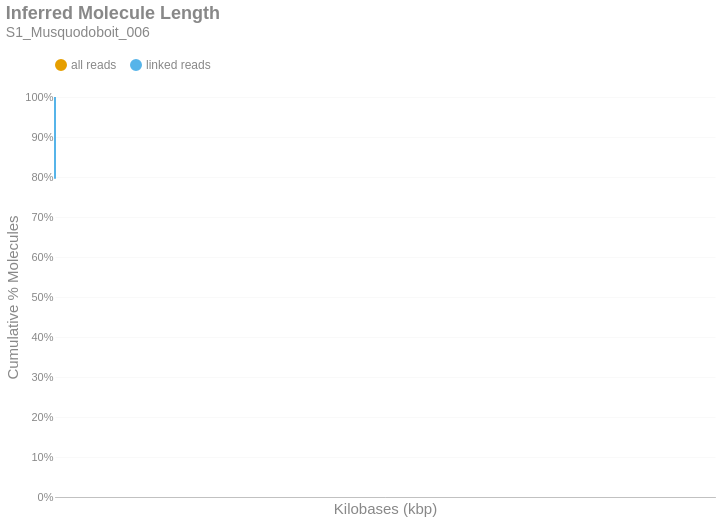

Write notebook code for a chart like this one.
### Markdown cell above
### Inferred Molecule Length
This is the cumulative frequency distribution of molecule lengths inferred from the first and last alignment positions along a contig for all alignments associated with a single linked-read barcode on a given contig.There are two distributions: one with `all` the alignments (yellow) and another with only `linked reads` (blue). The percent of molecules in the `linked reads` distribution is relative to the total number of linked molecules.

### Code cell
if SKIPLR:
    print_html(f"Skipped")
else:
    binned_df = consolidated_hist(valids['length_inferred']/1000, mask, 10, True)
    binned_df = binned_df.with_columns(
        pl.when(pl.col('bin').cast(pl.Utf8) == '0').then(pl.lit('1')).otherwise(pl.col('bin').cast(pl.Utf8)).alias('bin')
    )
    with SafeRender(binned_df):
        (
            density_plot(binned_df, 'Inferred Molecule Length', samplename, 'inferredlen')
            .transform_calculate(bin_kb='datum.bin / 1000')
            .encode(
                x=alt.X('bin_kb:Q', title="Kilobases (kbp)").scale(type='log', padding=0).axis(labelAngle=-40),
                y=alt.Y('value:Q', title='Cumulative % Molecules')
                    .axis(format='%')
                    .stack(False)
                    .scale(domainMin=0, domainMax=1,padding=0),
                color=alt.Color("key:N").scale(domain = ["all reads", "linked reads"]),
                tooltip = [
                    alt.Tooltip("key:N", title = "Data Type"),
                    alt.Tooltip("range_label:N", title="Kilobases"),
                    alt.Tooltip("value:Q", format = ".2%", title="% Molecules (Cum.)")
                ]
            )
        ).display()

### Figure 1 — Vega-Lite specification as saved in the notebook (floating-point values rounded to 4 significant figures)
{"width": "container", "height": 400, "config": {"title": {"anchor": "start", "dy": -15, "fontSize": 18, "color": "#888888", "subtitleColor": "#888888", "subtitleFontSize": 14}, "arc": {"fill": "#0072B2"}, "axis": {"domainColor": "#888888", "domainWidth": 0.5, "gridWidth": 0.2, "grid": false, "titleFontWeight": 400, "titleFontSize": 15, "labelFontSize": 11, "labelColor": "#888888", "tickColor": "#888888", "tickWidth": 0.2, "titleColor": "#888888"}, "axisBand": {"grid": false}, "axisX": {"grid": true, "tickSize": 10, "domainCap": "round"}, "axisY": {"domain": false, "grid": true, "tickSize": 0, "domainCap": "round"}, "background": "transparent", "header": {"labelFontSize": 15, "labelColor": "#888888", "titleFontSize": 15, "titleFontWeight": 600, "titleColor": "#888888"}, "legend": {"labelFont": "sans-serif", "labelFontSize": 12, "labelColor": "#888888", "symbolSize": 100, "symbolType": "circle", "titleFontSize": 12, "titlePadding": 10, "titleColor": "#888888", "title": null, "orient": "top"}, "range": {"category": ["#E69F00", "#56B4E9", "#009E73", "#F0E442", "#0072B2", "#D55E00", "#CC79A7", "#000000"], "diverging": ["#cfe8f3", "#a2d4ec", "#73bfe2", "#46abdb", "#1696d2", "#12719e"]}, "area": {"fill": "#0072B2", "fillOpacity": 0.7, "line": true, "strokeOpacity": 0.7}, "line": {"color": "#0072B2", "stroke": "#0072B2", "strokeWidth": 2}, "trail": {"color": "#0072B2", "stroke": "#0072B2", "strokeWidth": 0, "size": 1}, "point": {"filled": true, "fillOpacity": 1.0, "size": 95}, "text": {"color": "#888888", "fontSize": 11, "align": "right", "fontWeight": 400, "size": 11}, "bar": {"fill": "#0072B2", "stroke": null}, "view": {"stroke": null, "continuousWidth": 660, "continuousHeight": 400}}, "data": {"name": "data-56ec80365d349583527f3f30b5d85e9e"}, "mark": {"type": "line", "interpolate": "monotone", "point": {"opacity": 0, "size": 275}}, "encoding": {"color": {"field": "key", "scale": {"domain": ["all reads", "linked reads"]}, "type": "nominal"}, "tooltip": [{"field": "key", "title": "Data Type", "type": "nominal"}, {"field": "range_label", "title": "Kilobases", "type": "nominal"}, {"field": "value", "format": ".2%", "title": "% Molecules (Cum.)", "type": "quantitative"}], "x": {"axis": {"labelAngle": -40}, "field": "bin_kb", "scale": {"type": "log", "padding": 0}, "title": "Kilobases (kbp)", "type": "quantitative"}, "y": {"axis": {"format": "%"}, "field": "value", "scale": {"domainMin": 0, "domainMax": 1, "padding": 0}, "stack": false, "title": "Cumulative % Molecules", "type": "quantitative"}}, "params": [{"name": "param_c36ac31b6afebe62", "select": {"type": "point", "fields": ["key"]}, "bind": "legend"}], "title": {"text": "Inferred Molecule Length", "subtitle": "S1_Musquodoboit_006"}, "transform": [{"fold": ["all reads (cumsum)", "linked reads (cumsum)"]}, {"calculate": "replace(datum.key, ' (cumsum)', '')", "as": "key"}, {"filter": {"param": "param_c36ac31b6afebe62"}}, {"calculate": "datum.bin / 1000", "as": "bin_kb"}], "usermeta": {"embedOptions": {"downloadFileName": "S1_Musquodoboit_006.inferredlen"}}, "$schema": "https://vega.github.io/schema/vega-lite/v6.1.0.json", "datasets": {"data-56ec80365d349583527f3f30b5d85e9e": [{"bin": "0.0", "interval": "0.0-10.0", "all reads": 0.9874, "linked reads": 0.7959, "all reads (cumsum)": 0.9874, "linked reads (cumsum)": 0.7959, "range_label": "0-9"}, {"bin": "10.0", "interval": "10.0-20.0", "all reads": 0.005787, "linked reads": 0.09309, "all reads (cumsum)": 0.9931, "linked reads (cumsum)": 0.889, "range_label": "10-19"}, {"bin": "20.0", "interval": "20.0-30.0", "all reads": 0.003422, "linked reads": 0.05556, "all reads (cumsum)": 0.9966, "linked reads (cumsum)": 0.9446, "range_label": "20-29"}, {"bin": "30.0", "interval": "30.0-40.0", "all reads": 0.002018, "linked reads": 0.03273, "all reads (cumsum)": 0.9986, "linked reads (cumsum)": 0.9773, "range_label": "30-39"}, {"bin": "40.0", "interval": "40.0-50.0", "all reads": 0.00123, "linked reads": 0.01957, "all reads (cumsum)": 0.9998, "linked reads (cumsum)": 0.9969, "range_label": "40-49"}, {"bin": "50.0", "interval": "50.0-60.0", "all reads": 0.0001398, "linked reads": 0.002341, "all reads (cumsum)": 1.0, "linked reads (cumsum)": 0.9992, "range_label": "50-59"}, {"bin": "60.0", "interval": "60.0-70.0", "all reads": 2.534e-05, "linked reads": 0.0004068, "all reads (cumsum)": 1.0, "linked reads (cumsum)": 0.9996, "range_label": "60-69"}, {"bin": "70.0", "interval": "70.0-80.0", "all reads": 1.594e-05, "linked reads": 0.000264, "all reads (cumsum)": 1.0, "linked reads (cumsum)": 0.9999, "range_label": "70-79"}, {"bin": "80.0", "interval": "80.0-90.0", "all reads": 4.088e-06, "linked reads": 6.422e-05, "all reads (cumsum)": 1.0, "linked reads (cumsum)": 1.0, "range_label": "80-89"}, {"bin": "90.0", "interval": "90.0-100.0", "all reads": 8.175e-07, "linked reads": 1.427e-05, "all reads (cumsum)": 1.0, "linked reads (cumsum)": 1.0, "range_label": "90-99"}, {"bin": "100.0", "interval": "100.0-110.0", "all reads": 1.635e-06, "linked reads": 2.141e-05, "all reads (cumsum)": 1.0, "linked reads (cumsum)": 1.0, "range_label": "100-109"}, {"bin": "110.0", "interval": "110.0-120.0", "all reads": 0.0, "linked reads": 0.0, "all reads (cumsum)": 1.0, "linked reads (cumsum)": 1.0, "range_label": "110-119"}, {"bin": "120.0", "interval": "120.0-130.0", "all reads": 4.088e-07, "linked reads": 7.136e-06, "all reads (cumsum)": 1.0, "linked reads (cumsum)": 1.0, "range_label": "120-129"}, {"bin": "130.0", "interval": "130.0-140.0", "all reads": 4.088e-07, "linked reads": 7.136e-06, "all reads (cumsum)": 1.0, "linked reads (cumsum)": 1.0, "range_label": "130-139"}]}}
